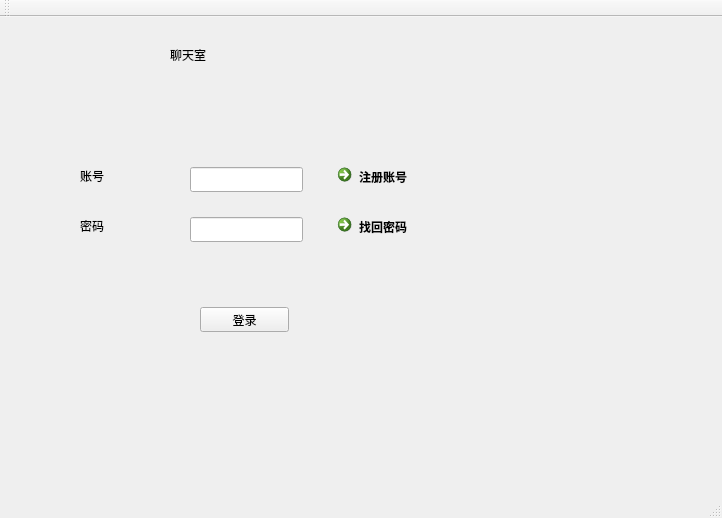
<?xml version="1.0" encoding="UTF-8"?>
<ui version="4.0">
 <class>login</class>
 <widget class="QMainWindow" name="login">
  <property name="geometry">
   <rect>
    <x>0</x>
    <y>0</y>
    <width>722</width>
    <height>518</height>
   </rect>
  </property>
  <property name="windowTitle">
   <string>login</string>
  </property>
  <widget class="QWidget" name="centralWidget">
   <widget class="QLabel" name="label">
    <property name="geometry">
     <rect>
      <x>170</x>
      <y>30</y>
      <width>261</width>
      <height>16</height>
     </rect>
    </property>
    <property name="text">
     <string>聊天室</string>
    </property>
   </widget>
   <widget class="QLabel" name="label_2">
    <property name="geometry">
     <rect>
      <x>80</x>
      <y>150</y>
      <width>67</width>
      <height>17</height>
     </rect>
    </property>
    <property name="text">
     <string>账号</string>
    </property>
   </widget>
   <widget class="QLabel" name="label_3">
    <property name="geometry">
     <rect>
      <x>80</x>
      <y>200</y>
      <width>67</width>
      <height>17</height>
     </rect>
    </property>
    <property name="text">
     <string>密码</string>
    </property>
   </widget>
   <widget class="QLineEdit" name="le_username">
    <property name="geometry">
     <rect>
      <x>190</x>
      <y>150</y>
      <width>113</width>
      <height>25</height>
     </rect>
    </property>
   </widget>
   <widget class="QLineEdit" name="le_passwd">
    <property name="geometry">
     <rect>
      <x>190</x>
      <y>200</y>
      <width>113</width>
      <height>25</height>
     </rect>
    </property>
   </widget>
   <widget class="QPushButton" name="pushButton">
    <property name="geometry">
     <rect>
      <x>200</x>
      <y>290</y>
      <width>89</width>
      <height>25</height>
     </rect>
    </property>
    <property name="text">
     <string>登录</string>
    </property>
   </widget>
   <widget class="QCommandLinkButton" name="commandLinkButton">
    <property name="geometry">
     <rect>
      <x>330</x>
      <y>140</y>
      <width>177</width>
      <height>41</height>
     </rect>
    </property>
    <property name="text">
     <string>注册账号</string>
    </property>
   </widget>
   <widget class="QCommandLinkButton" name="commandLinkButton_2">
    <property name="geometry">
     <rect>
      <x>330</x>
      <y>190</y>
      <width>177</width>
      <height>41</height>
     </rect>
    </property>
    <property name="text">
     <string>找回密码</string>
    </property>
   </widget>
  </widget>
  <widget class="QMenuBar" name="menuBar">
   <property name="geometry">
    <rect>
     <x>0</x>
     <y>0</y>
     <width>722</width>
     <height>28</height>
    </rect>
   </property>
  </widget>
  <widget class="QToolBar" name="mainToolBar">
   <attribute name="toolBarArea">
    <enum>TopToolBarArea</enum>
   </attribute>
   <attribute name="toolBarBreak">
    <bool>false</bool>
   </attribute>
  </widget>
  <widget class="QStatusBar" name="statusBar"/>
 </widget>
 <layoutdefault spacing="6" margin="11"/>
 <resources/>
 <connections/>
</ui>
